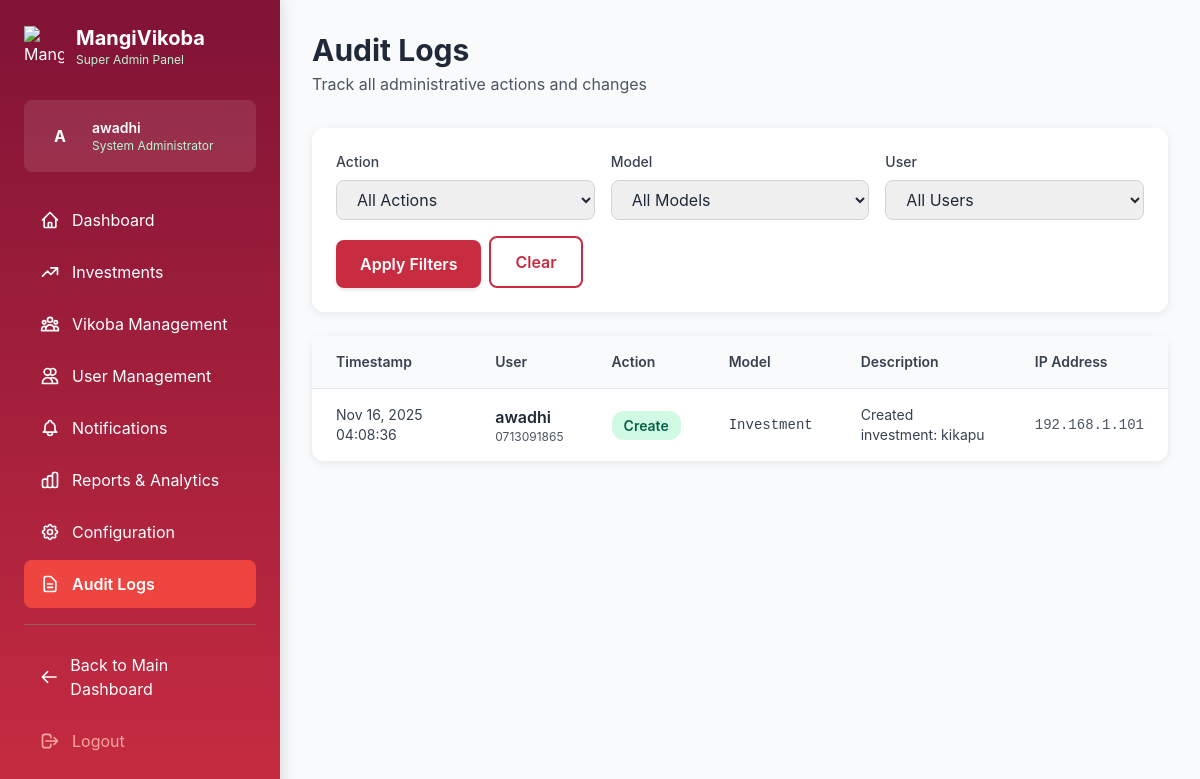
Screenshot of /dashboard/super-admin/audit-logs/ (signed in) with the database file from the repository.
### registration/models.py (models this page shows, shortened)
class User(AbstractBaseUser, PermissionsMixin):
    ROLE_CHOICES = (
        ('admin', 'Admin'),
        ('member', 'Member'),
        ('kikoba_admin', 'Kikoba Admin'),
        ('accountant', 'Accountant'),
    )
    phone_number = models.CharField(max_length=15, unique=True) # This is the USERNAME_FIELD
    name = models.CharField(max_length=255)
    email = models.EmailField(max_length=255, blank=True, null=True)
    role = models.CharField(max_length=15, choices=ROLE_CHOICES, default='member')
    nida_number = models.CharField(max_length=30, blank=True, null=True, unique=True, help_text="National ID number, if available.")
    phone_number_verified = models.BooleanField(default=False)
    profile_photo = models.ImageField(upload_to='profile_photos/', blank=True, null=True)
    verification_method = models.CharField(max_length=50, blank=True, null=True, help_text="e.g., NIDA, PHONE_PHOTO_MEMBER_VERIFIED")
    verification_status = models.CharField(max_length=20, default='pending', help_text="e.g., pending, verified, rejected")
    date_joined = models.DateTimeField(default=timezone.now)
    is_active = models.BooleanField(default=True)
    is_staff = models.BooleanField(default=False)
    objects = UserManager()
    USERNAME_FIELD = 'phone_number'
    REQUIRED_FIELDS = ['name'] # For createsuperuser: name is required in addition to phone_number

### dashboard/admin_models.py (models this page shows, shortened)
class AuditLog(models.Model):
    ACTION_CHOICES = [
        ('create', 'Create'),
        ('update', 'Update'),
        ('delete', 'Delete'),
        ('approve', 'Approve'),
        ('reject', 'Reject'),
        ('other', 'Other'),
    ]
    user = models.ForeignKey(settings.AUTH_USER_MODEL, on_delete=models.SET_NULL, null=True)
    action = models.CharField(max_length=20, choices=ACTION_CHOICES)
    model_name = models.CharField(max_length=100)
    object_id = models.PositiveIntegerField(null=True, blank=True)
    description = models.TextField()
    ip_address = models.GenericIPAddressField(null=True, blank=True)
    timestamp = models.DateTimeField(auto_now_add=True)
    class Meta:
        ordering = ['-timestamp']

### dashboard/admin_views.py (the view)
# urls.py: path('audit-logs/', admin_views.audit_logs, name='audit_logs'),
@login_required
@user_passes_test(is_superuser)
def audit_logs(request):
    action_filter = request.GET.get('action', '')
    model_filter = request.GET.get('model', '')
    user_filter = request.GET.get('user', '')
    logs = AuditLog.objects.select_related('user').all()
    if action_filter:
        logs = logs.filter(action=action_filter)
    if model_filter:
        logs = logs.filter(model_name=model_filter)
    if user_filter:
        logs = logs.filter(user_id=user_filter)
    paginator = Paginator(logs, 50)
    page_number = request.GET.get('page')
    page_obj = paginator.get_page(page_number)
    model_names = AuditLog.objects.values_list('model_name', flat=True).distinct()
    users_with_logs = User.objects.filter(auditlog__isnull=False).distinct()
    context = {
        'page_title': 'Audit Logs',
        'page_obj': page_obj,
        'action_filter': action_filter,
        'model_filter': model_filter,
        'user_filter': user_filter,
        'action_choices': AuditLog.ACTION_CHOICES,
        'model_names': model_names,
        'users_with_logs': users_with_logs,
    }
    return render(request, 'dashboard/super_admin/audit_logs.html', context)

### dashboard/admin_views.py (called while the page is built)
def is_superuser(user):
    return user.is_superuser

### dashboard/templates/dashboard/super_admin/audit_logs.html (shortened to what this page needs)
{% extends 'dashboard/super_admin/base.html' %}
{% block subtitle %}Track all administrative actions and changes{% endblock %}
{% block content %}
<div class="card p-6 mb-6">
    <form method="get" class="flex flex-wrap gap-4">
        <div class="flex-1 min-w-[200px]">
            <label class="block text-sm font-medium text-gray-700 mb-2">Action</label>
            <select name="action" class="w-full px-4 py-2 border border-gray-300 rounded-lg focus:ring-2 focus:ring-primary-main focus:border-transparent">
                <option value="">All Actions</option>
            </select>
        </div>
        <div class="flex-1 min-w-[200px]">
            <label class="block text-sm font-medium text-gray-700 mb-2">Model</label>
            <select name="model" class="w-full px-4 py-2 border border-gray-300 rounded-lg focus:ring-2 focus:ring-primary-main focus:border-transparent">
                <option value="">All Models</option>
            </select>
        </div>
        <div class="flex-1 min-w-[200px]">
            <label class="block text-sm font-medium text-gray-700 mb-2">User</label>
            <select name="user" class="w-full px-4 py-2 border border-gray-300 rounded-lg focus:ring-2 focus:ring-primary-main focus:border-transparent">
                <option value="">All Users</option>
            </select>
        </div>
        <div class="flex items-end gap-2">
            <button type="submit" class="btn-primary">Apply Filters</button>
            <a href="{% url 'dashboard:super_admin:audit_logs' %}" class="btn-secondary">Clear</a>
        </div>
    </form>
</div>
<div class="card">
    <div class="overflow-x-auto">
        <table class="w-full">
            <thead class="bg-gray-50 border-b border-gray-200">
                <tr>
                    <th class="text-left py-4 px-6 text-sm font-semibold text-gray-700">Timestamp</th>
                    <th class="text-left py-4 px-6 text-sm font-semibold text-gray-700">User</th>
                    <th class="text-left py-4 px-6 text-sm font-semibold text-gray-700">Action</th>
                    <th class="text-left py-4 px-6 text-sm font-semibold text-gray-700">Model</th>
                    <th class="text-left py-4 px-6 text-sm font-semibold text-gray-700">Description</th>
                    <th class="text-left py-4 px-6 text-sm font-semibold text-gray-700">IP Address</th>
                </tr>
            </thead>
            <tbody class="divide-y divide-gray-200">
                {% for log in page_obj %}
                <tr class="hover:bg-gray-50 transition-colors">
                    <td class="py-4 px-6 text-sm text-gray-700">
                        {{ log.timestamp|date:"M d, Y H:i:s" }}
                    </td>
                    <td class="py-4 px-6">
                        <p class="font-semibold text-gray-800">{{ log.user.name }}</p>
                        <p class="text-xs text-gray-600">{{ log.user.phone_number }}</p>
                    </td>
                    <td class="py-4 px-6">
                        <span class="badge {% if log.action == 'create' %}badge-success{% elif log.action == 'update' %}badge-info{% elif log.action == 'delete' %}badge-danger{% else %}badge-warning{% endif %}">
                            {{ log.get_action_display }}
                        </span>
                    </td>
                    <td class="py-4 px-6 text-sm font-mono text-gray-700">
                        {{ log.model_name }}
                    </td>
                    <td class="py-4 px-6 text-sm text-gray-700">
                        {{ log.description|truncatewords:15 }}
                    </td>
                    <td class="py-4 px-6 text-sm text-gray-600 font-mono">
                        {{ log.ip_address|default:"N/A" }}
                    </td>
                </tr>
                {% endfor %}
            </tbody>
        </table>
    </div>
</div>
{% endblock %}

### dashboard/templates/dashboard/super_admin/base.html (shortened to what this page needs)
{% load static %}
<!DOCTYPE html>
<html lang="en">
<head>
    <script src="https://cdn.tailwindcss.com"></script>
</head>
<body>
    <div class="flex">
        <aside class="sidebar">
            <div class="p-6">
                <div class="flex items-center mb-8">
                    <img src="{% static 'images/icon.png' %}" alt="MangiVikoba" class="h-10 w-10 mr-3">
                    <div>
                        <h1 class="text-xl font-bold">MangiVikoba</h1>
                        <p class="text-xs text-green-200">Super Admin Panel</p>
                    </div>
                </div>
                <div class="bg-white bg-opacity-10 rounded-lg p-4 mb-6">
                    <div class="flex items-center">
                        <div class="bg-bright-red rounded-full h-10 w-10 flex items-center justify-center text-white font-bold mr-3">
                            {{ request.user.name|slice:":1"|upper }}
                        </div>
                        <div>
                            <p class="font-semibold text-sm">{{ request.user.name }}</p>
                            <p class="text-xs text-green-200">System Administrator</p>
                        </div>
                    </div>
                </div>
                <nav>
                    <a href="{% url 'dashboard:super_admin:dashboard' %}" class="nav-link flex items-center {% if request.resolver_match.url_name == 'dashboard' %}active{% endif %}">
                        <svg class="w-5 h-5 mr-3" fill="none" stroke="currentColor" viewBox="0 0 24 24">
                            <path stroke-linecap="round" stroke-linejoin="round" stroke-width="2" d="M3 12l2-2m0 0l7-7 7 7M5 10v10a1 1 0 001 1h3m10-11l2 2m-2-2v10a1 1 0 01-1 1h-3m-6 0a1 1 0 001-1v-4a1 1 0 011-1h2a1 1 0 011 1v4a1 1 0 001 1m-6 0h6"/>
                        </svg>
                        Dashboard
                    </a>
                    <a href="{% url 'dashboard:super_admin:investment_list' %}" class="nav-link flex items-center {% if 'investment' in request.resolver_match.url_name %}active{% endif %}">
                        <svg class="w-5 h-5 mr-3" fill="none" stroke="currentColor" viewBox="0 0 24 24">
                            <path stroke-linecap="round" stroke-linejoin="round" stroke-width="2" d="M13 7h8m0 0v8m0-8l-8 8-4-4-6 6"/>
                        </svg>
                        Investments
                    </a>
                    <a href="{% url 'dashboard:super_admin:vikoba_management' %}" class="nav-link flex items-center {% if 'vikoba' in request.resolver_match.url_name %}active{% endif %}">
                        Vikoba Management
                    </a>
                    <a href="{% url 'dashboard:super_admin:user_management' %}" class="nav-link flex items-center {% if 'user' in request.resolver_match.url_name %}active{% endif %}">
                        <svg class="w-5 h-5 mr-3" fill="none" stroke="currentColor" viewBox="0 0 24 24">
                            <path stroke-linecap="round" stroke-linejoin="round" stroke-width="2" d="M12 4.354a4 4 0 110 5.292M15 21H3v-1a6 6 0 0112 0v1zm0 0h6v-1a6 6 0 00-9-5.197M13 7a4 4 0 11-8 0 4 4 0 018 0z"/>
                        </svg>
                        User Management
                    </a>
                    <a href="{% url 'dashboard:super_admin:notifications' %}" class="nav-link flex items-center {% if 'notification' in request.resolver_match.url_name %}active{% endif %}">
                        Notifications
                    </a>
                    <a href="{% url 'dashboard:super_admin:reports' %}" class="nav-link flex items-center {% if 'report' in request.resolver_match.url_name %}active{% endif %}">
                        Reports & Analytics
                    </a>
                    <a href="{% url 'dashboard:super_admin:configuration' %}" class="nav-link flex items-center {% if 'configuration' in request.resolver_match.url_name %}active{% endif %}">
                        Configuration
                    </a>
                    <a href="{% url 'dashboard:super_admin:audit_logs' %}" class="nav-link flex items-center {% if 'audit' in request.resolver_match.url_name %}active{% endif %}">
                        <svg class="w-5 h-5 mr-3" fill="none" stroke="currentColor" viewBox="0 0 24 24">
                            <path stroke-linecap="round" stroke-linejoin="round" stroke-width="2" d="M9 12h6m-6 4h6m2 5H7a2 2 0 01-2-2V5a2 2 0 012-2h5.586a1 1 0 01.707.293l5.414 5.414a1 1 0 01.293.707V19a2 2 0 01-2 2z"/>
                        </svg>
                        Audit Logs
                    </a>
                    <hr class="my-4 border-green-400 opacity-30">
                    <a href="{% url 'dashboard:home' %}" class="nav-link flex items-center">
                        <svg class="w-5 h-5 mr-3" fill="none" stroke="currentColor" viewBox="0 0 24 24">
                            <path stroke-linecap="round" stroke-linejoin="round" stroke-width="2" d="M10 19l-7-7m0 0l7-7m-7 7h18"/>
                        </svg>
                        Back to Main Dashboard
                    </a>
                    <a href="{% url 'logout' %}" class="nav-link flex items-center text-red-300 hover:bg-red-900 hover:bg-opacity-30">
                        <svg class="w-5 h-5 mr-3" fill="none" stroke="currentColor" viewBox="0 0 24 24">
                            <path stroke-linecap="round" stroke-linejoin="round" stroke-width="2" d="M17 16l4-4m0 0l-4-4m4 4H7m6 4v1a3 3 0 01-3 3H6a3 3 0 01-3-3V7a3 3 0 013-3h4a3 3 0 013 3v1"/>
                        </svg>
                        Logout
                    </a>
                </nav>
            </div>
        </aside>
        <main class="main-content flex-1">
            <header class="mb-8">
                <div class="flex justify-between items-center">
                    <div>
                        <h1 class="text-3xl font-bold text-gray-800">{{ page_title }}</h1>
                        <p class="text-gray-600 mt-1">{% block subtitle %}Manage your MangiVikoba system{% endblock %}</p>
                    </div>
                </div>
            </header>
            {% block content %}{% endblock %}
        </main>
    </div>
</body>
</html>

### dashboard/templates/dashboard/super_admin/base.html (style rules this page uses)
:root { --bright-red: #EE4540; --ruby-red: #C72C41; --burgundy: #801336; --dark-maroon: #510A32; --deep-purple: #20142C; --primary-main: #C72C41; --primary-dark: #801336; --success: #10B981; --warning: #F59E0B; --danger: #EF4444; --surface: #F9FAFB; --ink: #1F2937; --ink-light: #6B7280; --border: #E5E7EB; }
body { font-family: 'Inter', -apple-system, BlinkMacSystemFont, 'Segoe UI', Roboto, sans-serif; background-color: var(--surface); color: var(--ink); }
.card { background: white; border-radius: 12px; box-shadow: 0 2px 8px rgba(0, 0, 0, 0.08); transition: all 0.3s ease; }
.nav-link { transition: all 0.3s ease; border-radius: 8px; padding: 0.75rem 1rem; margin-bottom: 0.25rem; }
.nav-link.active { background-color: var(--bright-red); color: white; font-weight: 600; }
.btn-primary { background: var(--primary-main); color: white; padding: 0.75rem 1.5rem; border-radius: 8px; font-weight: 600; transition: all 0.3s ease; border: none; cursor: pointer; box-shadow: 0 2px 4px rgba(0, 0, 0, 0.1); }
.btn-secondary { background: white; color: var(--primary-main); padding: 0.75rem 1.5rem; border-radius: 8px; font-weight: 600; transition: all 0.3s ease; border: 2px solid var(--primary-main); cursor: pointer; }
.badge { display: inline-block; padding: 0.25rem 0.75rem; border-radius: 12px; font-size: 0.875rem; font-weight: 600; }
.badge-success { background-color: #D1FAE5; color: #065F46; }
.sidebar { background: linear-gradient(180deg, var(--primary-dark) 0%, var(--primary-main) 100%); color: white; min-height: 100vh; width: 280px; position: fixed; left: 0; top: 0; overflow-y: auto; box-shadow: 4px 0 12px rgba(0, 0, 0, 0.1); }
.main-content { margin-left: 280px; padding: 2rem; min-height: 100vh; }

### rows the page displays
User: user.name "A", user.name "awadhi"
AuditLog: timestamp "Nov 16, 2025 04:08:36", user.name "awadhi", user.phone_number "0713091865", action "Create", model_name "Investment", description "Created investment: kikapu", ip_address "192.168.1.101"

### other values shown
{{ page_title }} "Audit Logs"
